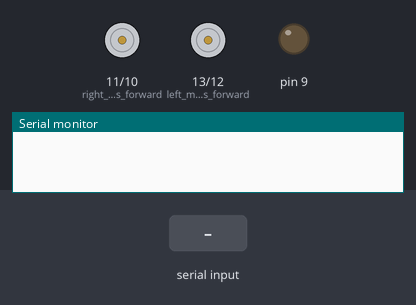
A sketch run on a simulated Arduino Uno, built with avr-gcc and run on an emulated ATmega328P. Parts: motor-driver pin pairs drawn as motors (green arrow = first pin HIGH = forward, orange = second pin HIGH = backward, longer = more drive), output pins drawn as LEDs (lit = HIGH), the last lines printed to the serial monitor. The test bench sets the inputs (shaded band).

Above: at 1.2 s.
1.3 s: "<1>" received over Serial
At 2.7 s:
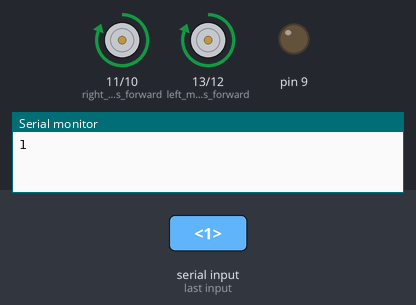
At 17.5 s:
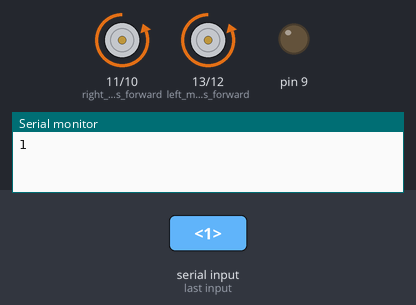
Timing chart, 0 to 17.8 s (numbered marks = the images above; inputs shaded):
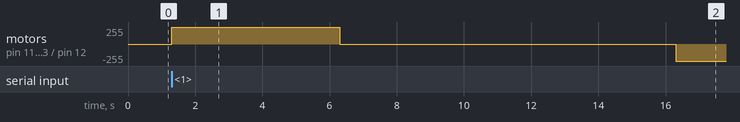

The sketch:

swarm_right_bot.ino
```cpp
  //********FOR RIGHT HAND SIDE BOT

bool started= false;//True: Message is strated
bool ended  = false;//True: Message is finished
char incomingByte ; //Variable to store the incoming byte
char msg[3];    //Message - array from 0 to 2 (3 values - PWM - e.g. 240)
byte index;     //Index of array

void setup() {
  //Start the serial communication
  Serial.begin(9600); //Baud rate must be the same as is on xBee module
  pinMode(13,OUTPUT);   //left motors forward
  pinMode(12,OUTPUT);   //left motors reverse
  pinMode(11,OUTPUT);   //right motors forward
  pinMode(10,OUTPUT);   //right motors reverse
  pinMode(9,OUTPUT);
}
void movement(int s)
{
  if(s ==1){
  //Ending symbol//move forward(all motors rotate in forward direction)
  digitalWrite(13,HIGH);
  digitalWrite(11,HIGH);
   digitalWrite(12,LOW);
    digitalWrite(10,LOW);
    //t=0;
  }

else if(s ==2){
  //Ending symbol//move reverse (all motors rotate in reverse direction)
  digitalWrite(12,HIGH);
  digitalWrite(10,HIGH);
   digitalWrite(11,LOW);
    digitalWrite(13,LOW);
    //t=0;
  }

else if(s ==3)
  {
   //Ending symbol//turn right (left side motors rotate in forward direction, right side motors doesn't rotate)
  digitalWrite(11,HIGH);
   digitalWrite(12,LOW);
    digitalWrite(10,LOW);
     digitalWrite(13,LOW);
  //   t=0;
  }

else if(s ==4)
  {
  //Ending symbol//turn left (right side motors rotate in forward direction, left side motors doesn't rotate)
  digitalWrite(13,HIGH);
   digitalWrite(12,LOW);
    digitalWrite(11,LOW);
     digitalWrite(10,LOW);
  //   t=0;
  }
else if(s ==5)
  {
   //Ending symbol//STOP (all motors stop)
  digitalWrite(13,LOW);
  digitalWrite(12,LOW);
  digitalWrite(11,LOW);
  digitalWrite(10,LOW);
//  t=0;
 }

 else if(s==0)
 {
  digitalWrite(13,LOW);
  digitalWrite(12,LOW);
  digitalWrite(11,LOW);
  digitalWrite(10,LOW);
  }

}
void Formation(int F)
{
  if(F==1)
  {
    movement(1);//forward
    delay(5000);
    movement(0);//stop the bot
    delay(10000);
    movement(2);//backward
    delay(5000);
    movement(0);//stop
  }
  if(F==2)
  {
    movement(1);
    delay(5000);
    movement(0);
    delay(10000);
    movement(2);
    delay(5000);
    movement(0);

  }
  if(F==3)
  {
    movement(0);
    delay(5000);
    movement(0);
  }
  if(F==4)
  {//for right hand side bot, it stays at rest
      movement(2);
      delay(5000);
      movement(0);
      delay(10000);
      movement(1);
      delay(5000);
      movement(0);
  }
  if(F==5)
  {
      movement(1);
      delay(5000);
      movement(0);
      delay(10000);
      movement(2);
      delay(5000);
      movement(0);
  }
}
void loop() {

  int t=0;
//  if(t==0)
//  else
// {
//    digitalWrite(13,LOW);
//  digitalWrite(12,LOW);
//  digitalWrite(11,LOW);
//  digitalWrite(10,LOW);
// }

  while (Serial.available()>0)
  {
    //Read the incoming byte
    incomingByte = Serial.read();
    //Start the message when the '<' symbol is received
    if(incomingByte == '<')
    {
     started = true;
     index = 0;
     msg[index] = '\0'; // Throw away any incomplete packet
   }
   //End the message when the '>' symbol is received
   else if(incomingByte == '>')
   {
     ended = true;
     break; // Done reading - exit from while loop!
   }
   //Read the message!
   else
   {
     if(index < 4) // Make sure there is room
     {
       msg[index] = incomingByte; // Add char to array
       index++;
       msg[index] = '\0'; // Add NULL to end
     }
   }
 }

 if(started && ended)
 {
   t = atoi(msg);
   Serial.print(msg);
   Serial.print("   ");
// analogWrite(ledPin, value);
 //Serial.println(value);
 //Serial.println(value); //Only for debugging
   index = 0;
   msg[index] = '\0';
   started = false;
   ended = false;
  // Serial.end()
   Formation(t);
  // Serial.begin(9600);
// movement(t);
//while(Serial.available())
//serial.read();
   delay(200);
}
}
```

Measured:
- after the input at 1.3 s, motor on pin 11 (right_motors_forward) / pin 10 (right_motors_reverse), motor on pin 13 (left_motors_forward) / pin 12 (left_motors_reverse): stopped → forward 255/255 at once, → stopped 5.0 s later, → backward 255/255 10.0 s later
